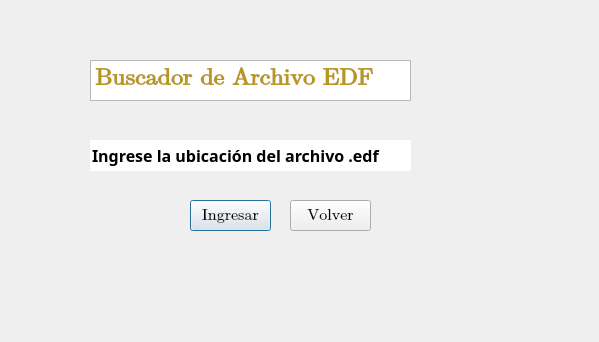
<?xml version="1.0" encoding="UTF-8"?>
<ui version="4.0">
 <class>Dialog</class>
 <widget class="QDialog" name="Dialog">
  <property name="enabled">
   <bool>true</bool>
  </property>
  <property name="geometry">
   <rect>
    <x>0</x>
    <y>0</y>
    <width>599</width>
    <height>342</height>
   </rect>
  </property>
  <property name="font">
   <font>
    <family>Cambria Math</family>
   </font>
  </property>
  <property name="windowTitle">
   <string>Dialog</string>
  </property>
  <property name="styleSheet">
   <string notr="true">background-image: url(:/newPrefix/Ppal.png);</string>
  </property>
  <widget class="QLineEdit" name="edf">
   <property name="geometry">
    <rect>
     <x>90</x>
     <y>140</y>
     <width>321</width>
     <height>31</height>
    </rect>
   </property>
   <property name="palette">
    <palette>
     <active/>
     <inactive/>
     <disabled/>
    </palette>
   </property>
   <property name="font">
    <font>
     <family>Sans Serif Collection</family>
     <pointsize>12</pointsize>
     <weight>75</weight>
     <bold>true</bold>
     <kerning>true</kerning>
    </font>
   </property>
   <property name="mouseTracking">
    <bool>true</bool>
   </property>
   <property name="focusPolicy">
    <enum>Qt::WheelFocus</enum>
   </property>
   <property name="toolTip">
    <string/>
   </property>
   <property name="whatsThis">
    <string>&lt;html&gt;&lt;head/&gt;&lt;body&gt;&lt;p&gt;&lt;br/&gt;&lt;/p&gt;&lt;/body&gt;&lt;/html&gt;</string>
   </property>
   <property name="autoFillBackground">
    <bool>false</bool>
   </property>
   <property name="text">
    <string>Ingrese la ubicación del archivo .edf</string>
   </property>
   <property name="frame">
    <bool>false</bool>
   </property>
  </widget>
  <widget class="QTextBrowser" name="textBrowser">
   <property name="enabled">
    <bool>true</bool>
   </property>
   <property name="geometry">
    <rect>
     <x>90</x>
     <y>60</y>
     <width>321</width>
     <height>41</height>
    </rect>
   </property>
   <property name="font">
    <font>
     <weight>75</weight>
     <bold>true</bold>
    </font>
   </property>
   <property name="frameShadow">
    <enum>QFrame::Raised</enum>
   </property>
   <property name="html">
    <string>&lt;!DOCTYPE HTML PUBLIC &quot;-//W3C//DTD HTML 4.0//EN&quot; &quot;http://www.w3.org/TR/REC-html40/strict.dtd&quot;&gt;
&lt;html&gt;&lt;head&gt;&lt;meta name=&quot;qrichtext&quot; content=&quot;1&quot; /&gt;&lt;style type=&quot;text/css&quot;&gt;
p, li { white-space: pre-wrap; }
&lt;/style&gt;&lt;/head&gt;&lt;body style=&quot; font-family:'MS Shell Dlg 2'; font-size:8.25pt; font-weight:600; font-style:normal;&quot;&gt;
&lt;p style=&quot; margin-top:0px; margin-bottom:0px; margin-left:0px; margin-right:0px; -qt-block-indent:0; text-indent:0px;&quot;&gt;&lt;span style=&quot; font-size:18pt; color:#b89721;&quot;&gt;Buscador de Archivo EDF&lt;/span&gt;&lt;/p&gt;&lt;/body&gt;&lt;/html&gt;</string>
   </property>
  </widget>
  <widget class="QPushButton" name="Ingresar">
   <property name="geometry">
    <rect>
     <x>190</x>
     <y>200</y>
     <width>81</width>
     <height>31</height>
    </rect>
   </property>
   <property name="font">
    <font>
     <pointsize>12</pointsize>
    </font>
   </property>
   <property name="text">
    <string>Ingresar</string>
   </property>
  </widget>
  <widget class="QPushButton" name="Volver">
   <property name="geometry">
    <rect>
     <x>290</x>
     <y>200</y>
     <width>81</width>
     <height>31</height>
    </rect>
   </property>
   <property name="font">
    <font>
     <pointsize>12</pointsize>
    </font>
   </property>
   <property name="text">
    <string>Volver</string>
   </property>
  </widget>
 </widget>
 <resources/>
 <connections/>
</ui>
